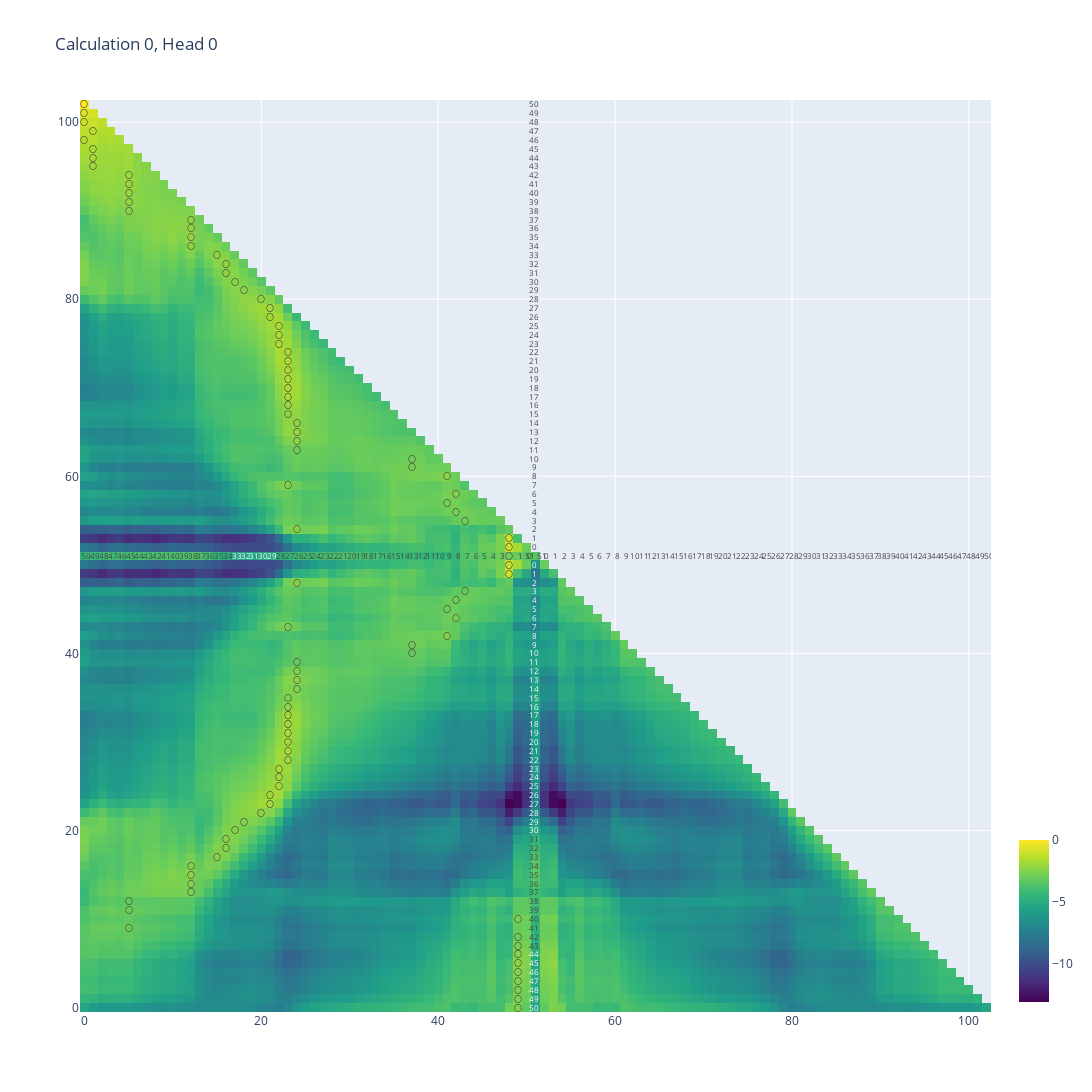
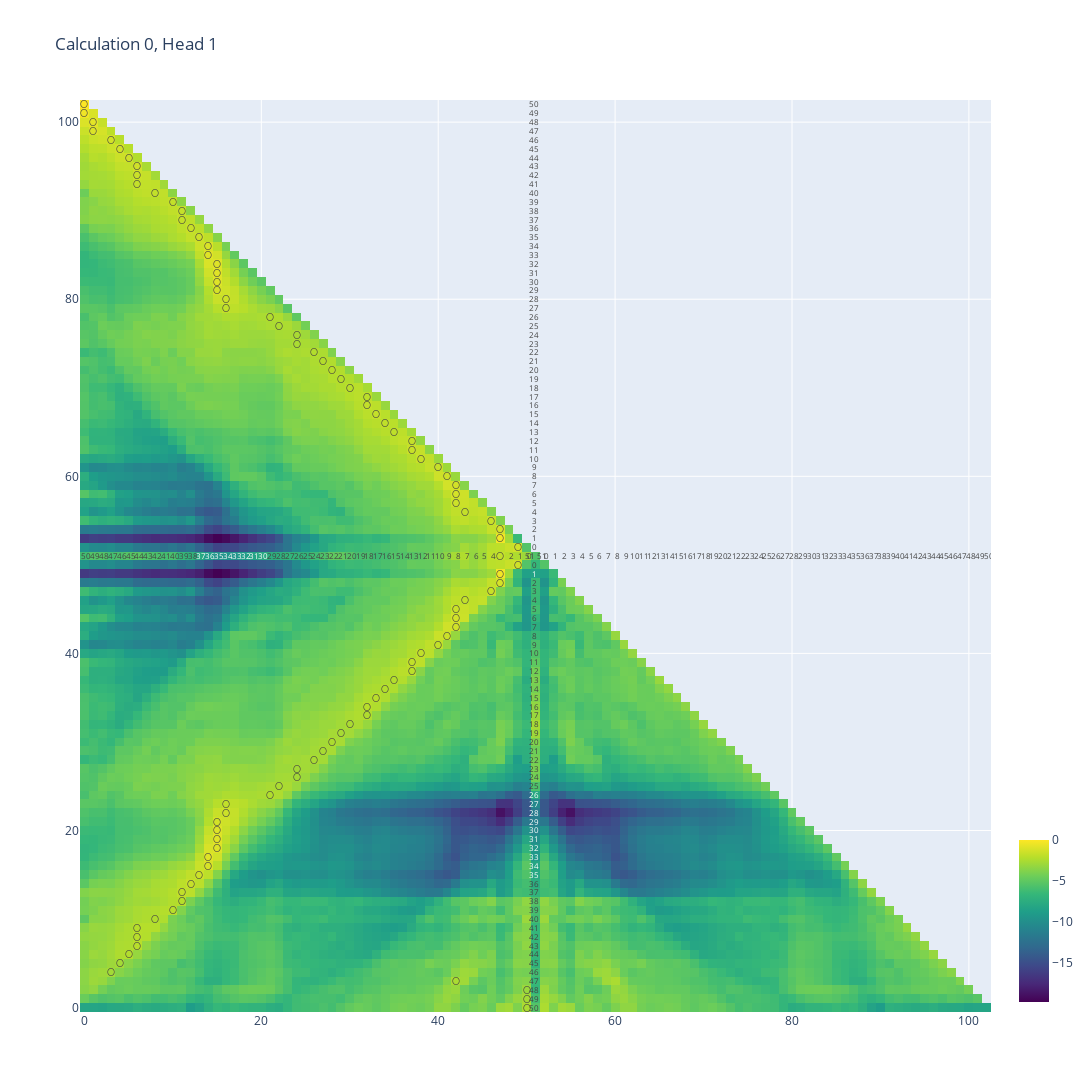

The cell these charts' notebook holds for them, in order:
### Code cell
import plotly.subplots as sp
import plotly.graph_objects as go


def visualize(attention_matrix,labels_tensor) :

    # # Assuming attention_matrix is your tensor
    # attention_matrix = cache["pattern",0]  # Replace this with your actual tensor

    # # Assuming labels_tensor is your tensor of shape [5, 21]
    # labels_tensor = ds # Replace this with your actual tensor


    pi = lambda i,j : l[j] if ( i==(len(l)-1)/2 ) else " "
    pj = lambda i,j : l[i] if ( j==(len(l)-1)/2 ) else " "
    p  = lambda i,j : pi(i,j) + " " + pj(i,j)

    # colors = [ "rgb(165,0,38)","rgb(215,48,39)","rgb(244,109,67)","rgb(253,174,97)","rgb(254,224,144)","rgb(224,243,248)","rgb(171,217,233)","rgb(116,173,209)","rgb(69,117,180)","rgb(49,54,149)"]
    # colorscale = [ [ i/90, colors[i]] for i in range(len(colors)) ]
    # colorscale[-1][0] = 1.0

    # print(colorscale)


    i = 0
    for calc_idx in range( attention_matrix.shape[0] ):
        for head_idx in range( attention_matrix.shape[1]):
            i = i + 1
            l=labels_tensor[calc_idx,:].detach().cpu().numpy().astype(str).tolist()
            text = [ [ p(i,j) for i in range(len(l)) ] for j in range(len(l))   ]

            indices = t.argmax(attention_matrix[calc_idx, head_idx], dim=-1)
            indices = indices.cpu().numpy().tolist()

            for idx,i in enumerate(range(len(indices)-1,-1,-1)):
                text[idx][indices[i]] = "〇"

            fig = go.Figure(data=go.Heatmap(
                z=np.flip( t.log(attention_matrix[calc_idx, head_idx]).detach().cpu().numpy(), 0 ),
                text = text,
                texttemplate="%{text}",
                colorscale='Viridis',
                # colorscale=colorscale,
                type = 'heatmap',
                colorbar=dict(len=0.2, y=(calc_idx + 0.5) / 5),
                textfont={"size":8},
                showscale=True,
            ))
            
            # fig.add_trace(heatmap, row=i , col= 1)

            # Update layout for better readability
            fig.update_layout(
                height=1200,
                width=1200,
                title_text= f'Calculation {calc_idx}, Head {head_idx}',
                showlegend=True,
                # xaxis=dict(scaleanchor="y", scaleratio=1),  # Equal scaling
                # yaxis=dict(scaleanchor="x", scaleratio=1),  # Equal scaling
            )
            fig.show() #UNCOMMENT TO SHOW EACH HEATMAP

#visualize( cache["pattern",0],ds)
visualize( attn_pattern,tokens)

### Figure 1 — Plotly figure (JSON) as saved in the notebook; plotly's stock layout.template omitted (floating-point values rounded to 4 significant figures; data arrays with more than 128 entries replaced by an {"elided": "..."} marker saying what was removed)
{"data": [{"colorbar": {"len": 0.2, "y": 0.1}, "colorscale": [[0, "#440154"], [0.1111, "#482878"], [0.2222, "#3e4989"], [0.3333, "#31688e"], [0.4444, "#26828e"], [0.5556, "#1f9e89"], [0.6667, "#35b779"], [0.7778, "#6ece58"], [0.8889, "#b5de2b"], [1, "#fde725"]], "showscale": true, "text": {"elided": "103x103 str values"}, "textfont": {"size": 8}, "texttemplate": "%{text}", "type": "heatmap", "z": {"elided": "103x103 float values"}}], "layout": {"height": 1200, "showlegend": true, "title": {"text": "Calculation 0, Head 0"}, "width": 1200}}

### Figure 2 — Plotly figure (JSON) as saved in the notebook; plotly's stock layout.template omitted (floating-point values rounded to 4 significant figures; data arrays with more than 128 entries replaced by an {"elided": "..."} marker saying what was removed)
{"data": [{"colorbar": {"len": 0.2, "y": 0.1}, "colorscale": [[0, "#440154"], [0.1111, "#482878"], [0.2222, "#3e4989"], [0.3333, "#31688e"], [0.4444, "#26828e"], [0.5556, "#1f9e89"], [0.6667, "#35b779"], [0.7778, "#6ece58"], [0.8889, "#b5de2b"], [1, "#fde725"]], "showscale": true, "text": {"elided": "103x103 str values"}, "textfont": {"size": 8}, "texttemplate": "%{text}", "type": "heatmap", "z": {"elided": "103x103 float values"}}], "layout": {"height": 1200, "showlegend": true, "title": {"text": "Calculation 0, Head 1"}, "width": 1200}}
